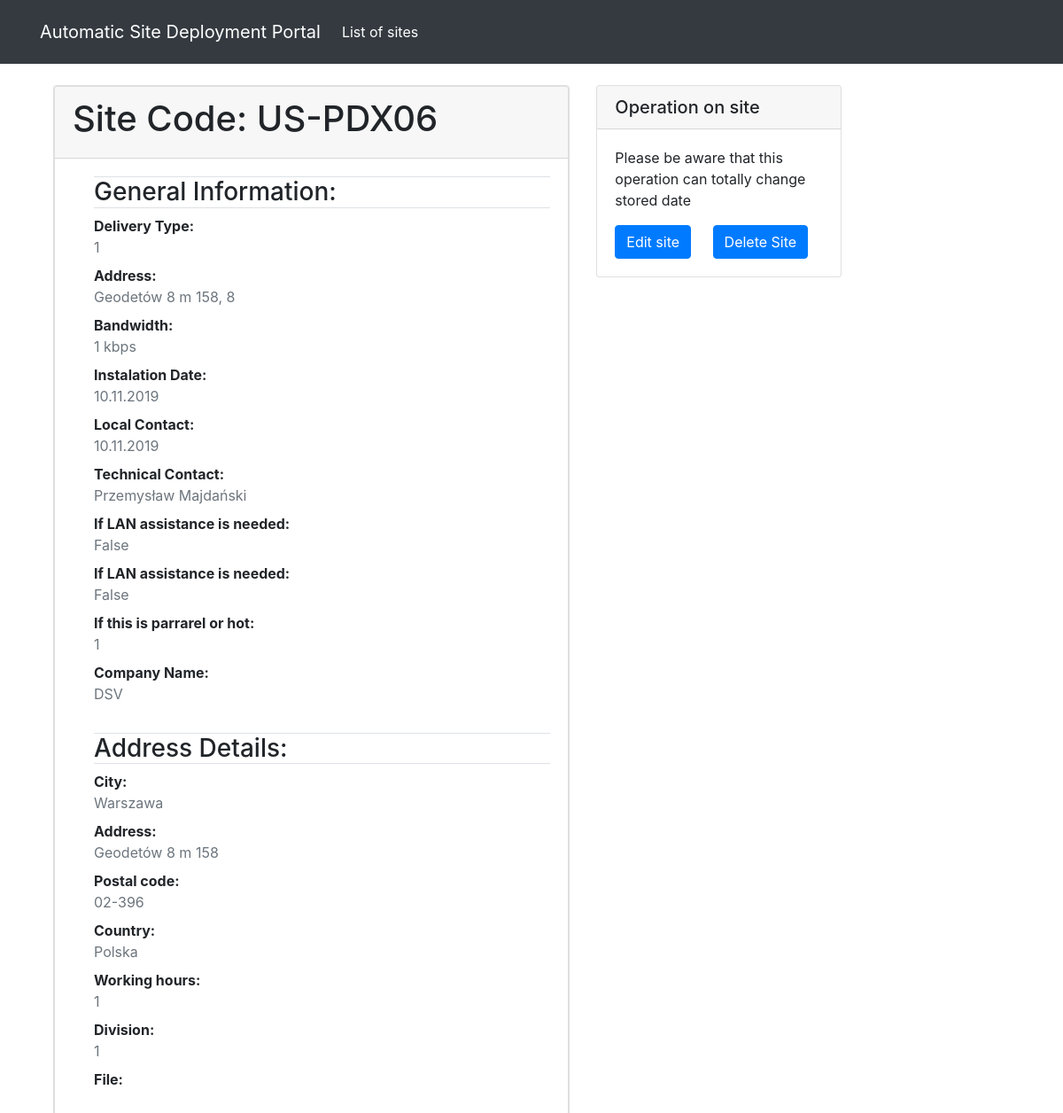
/lbe_portal/3/, run on the app's committed database.
### lbeportal/models.py (models this page shows, shortened)
class SiteVendor(models.Model):
    site_code = models.CharField(verbose_name="Site Code", max_length=10, help_text='Code requested by Vendor Team')
    delivery_type = models.CharField(choices=DELIVERY_TYPE, verbose_name='Type of delivery', max_length=64)
    address = models.CharField(verbose_name="Site Address", max_length=64)
    bandwidth = models.IntegerField(verbose_name="Bandwidth")
    site_classification = models.CharField(choices=CLASSIFICATION, verbose_name="Site Classification:", max_length=64)
    instalation_date = models.CharField(verbose_name="Date when line will be installed on site?", max_length=64)
    local_contact = models.CharField(verbose_name="???Contact to person on site???", max_length=64)
    technical_contact = models.CharField(verbose_name="???Contact to person on site???", max_length=64)
    lan_assistance = models.BooleanField(choices=BOLEAN, verbose_name="Do you need assistance with LAN?")
    voip_assistance = models.BooleanField(choices=BOLEAN, verbose_name="Do you need VoIP on site?")
    parrarelorhot = models.IntegerField(verbose_name="Parallel move or hot-cut ?", choices=PARRAREL)
    company_name = models.CharField(verbose_name="Company Name:", max_length=64)
    city = models.CharField(verbose_name="City:", max_length=64)
    address_2 = models.CharField(verbose_name="Address:", max_length=64)
    post_code = models.CharField(verbose_name="Postal Code:", max_length=64)
    country = models.CharField(verbose_name="Country:", max_length=64)
    office_hours = models.IntegerField(choices=OFFICE_HOURS, verbose_name="Office Hours:")
    division = models.IntegerField(choices=DIVISION ,verbose_name="Division:")

### lbeportal/views.py (the view)
# urls.py: path('<int:pk>/', SiteVendorDetailView.as_view(), name='detail'),
class SiteVendorDetailView(DetailView):
    template_name = 'sitevendor_detail.html'
    model = SiteVendor

### templates/sitevendor_detail.html (shortened to what this page needs)
{% extends 'base.html' %}
{% block content %}
<div class="col-sm-4 col-sm-offset-3">
<div class="container">
<div class="row">
    <div class="col-8">
        <div class="card ">
            <div class="card">
                <div class="card-header">
                     <h1>Site Code: {{ object.site_code }}</h1>
                </div>
            <div class="card-body ml-4">
                <h3 class="border-top border-bottom mb-2">General Information:</h3>
                <div class="mb-2"><strong>Delivery Type:</strong>
            <p class="card-text text-muted">{{ object.delivery_type }}</p></div>
                <div class="mb-2"><strong>Address:</strong>
            <p class="card-text text-muted">{{ object.address|truncatewords_html:10 }}</p></div>
                <div class="mb-2"><strong>Bandwidth:</strong>
            <p class="card-text text-muted">{{ object.bandwidth }} kbps</p></div>
                <div class="mb-2"><strong>Instalation Date:</strong>
            <p class="card-text text-muted">{{ object.instalation_date }}</p></div>
                <div class="mb-2"><strong>Local Contact:</strong>
            <p class="card-text text-muted">{{ object.local_contact }}</p></div>
                <div class="mb-2"><strong>Technical Contact:</strong>
            <p class="card-text text-muted">{{ object.technical_contact }}</p></div>
                <div class="mb-2"><strong>If LAN assistance is needed:</strong>
            <p class="card-text text-muted">{{ object.lan_assistance }}</p></div>
                <div class="mb-2"><strong>If LAN assistance is needed:</strong>
            <p class="card-text text-muted">{{ object.voip_assistance }}</p></div>
                <div class="mb-2"><strong>If this is parrarel or hot:</strong>
            <p class="card-text text-muted">{{ object.parrarelorhot }}</p></div>
                <div class="mb-2"><strong>Company Name:</strong>
            <p class="card-text text-muted">{{ object.company_name }}</p></div>
        <br>
            <h3 class="border-top border-bottom mb-2">Address Details:</h3>
                <div class="mb-2"><strong>City:</strong>
            <p class="card-text text-muted">{{ object.city }}</p></div>
                <div class="mb-2"><strong>Address:</strong>
            <p class="card-text text-muted">{{ object.address_2 }}</p></div>
                <div class="mb-2"><strong>Postal code:</strong>
            <p class="card-text text-muted">{{ object.post_code }}</p></div>
                <div class="mb-2"><strong>Country:</strong>
            <p class="card-text text-muted">{{ object.country }}</p></div>
                <div class="mb-2"><strong>Working hours:</strong>
            <p class="card-text text-muted">{{ object.office_hours }}</p></div>
                <div class="mb-2"><strong>Division:</strong>
            <p class="card-text text-muted">{{ object.division }}</p></div>
                <div class="mb-2"><strong>File:</strong>
            <p class="card-text text-muted">{{ object.file }}</p></div>
            </div>
</div>
</div>
</div>
    <div class="col-sm-4">
    <div class="card "
            <div class="card">
                <h5 class="card-header">Operation on site</h5>
                <div class="card-body">
                <p class="card-text">Please be aware that this operation can totally change stored date</p>
                <a href="{% url 'lbeportal:update' object.pk %}" class="btn btn-primary card-link">Edit site</a>
                <a href="{% url 'lbeportal:delete' object.pk %}" class="btn btn-primary card-link">Delete Site</a>
  </div>
            </div>
    </div>
    </div>
</div>
{% endblock %}

### data on the page
SiteVendor: site_code "US-PDX06", delivery_type "1", address "Geodetów 8 m 158, 8", bandwidth "1", instalation_date "10.11.2019", local_contact "10.11.2019", technical_contact "Przemysław Majdański", lan_assistance "False", voip_assistance "False", parrarelorhot "1", company_name "DSV", city "Warszawa", address_2 "Geodetów 8 m 158", post_code "02-396", country "Polska", office_hours "1", division "1"
